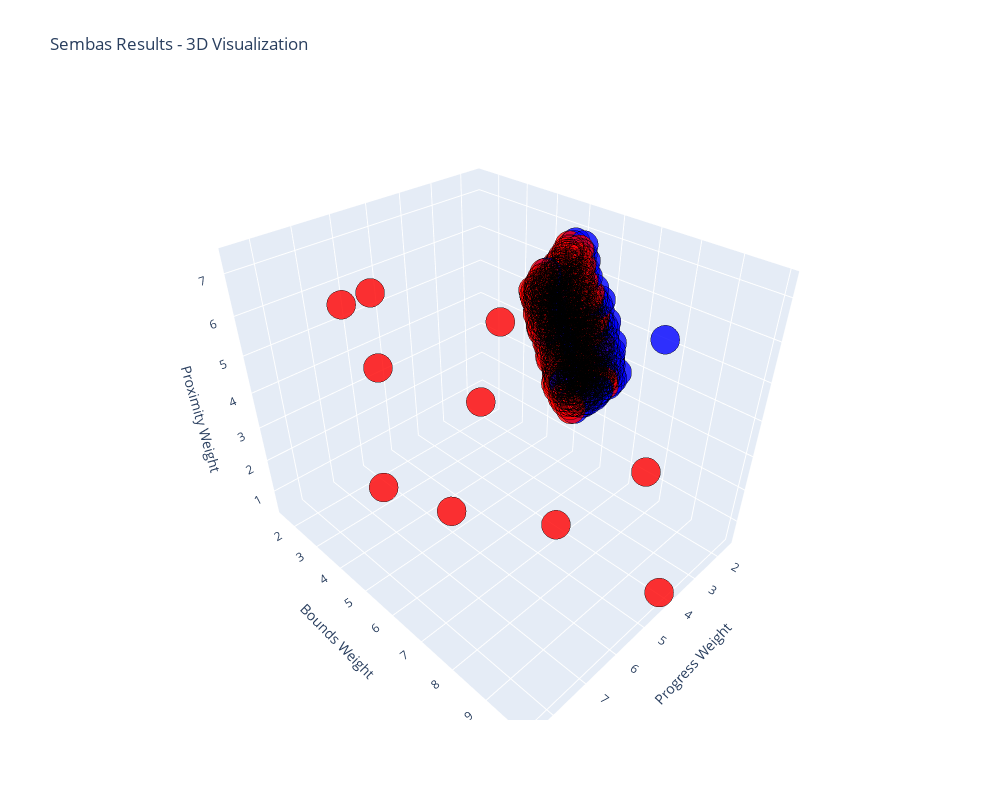
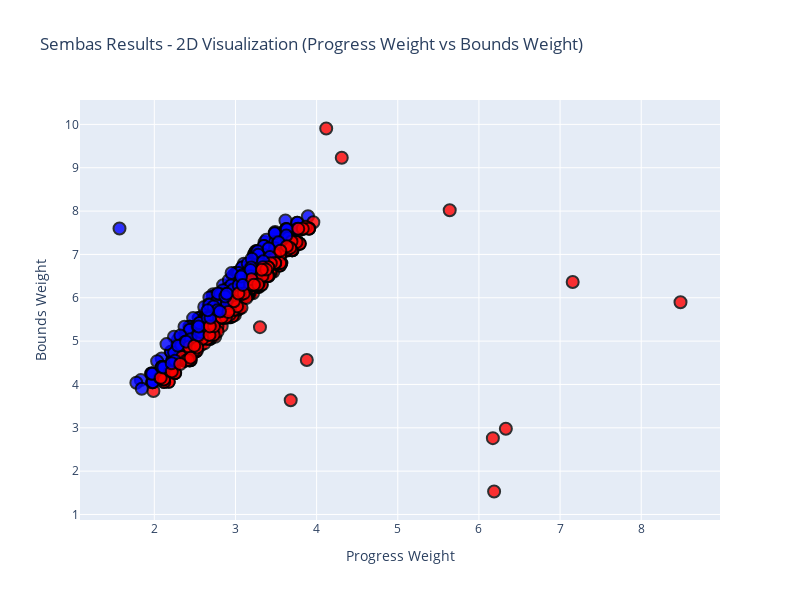
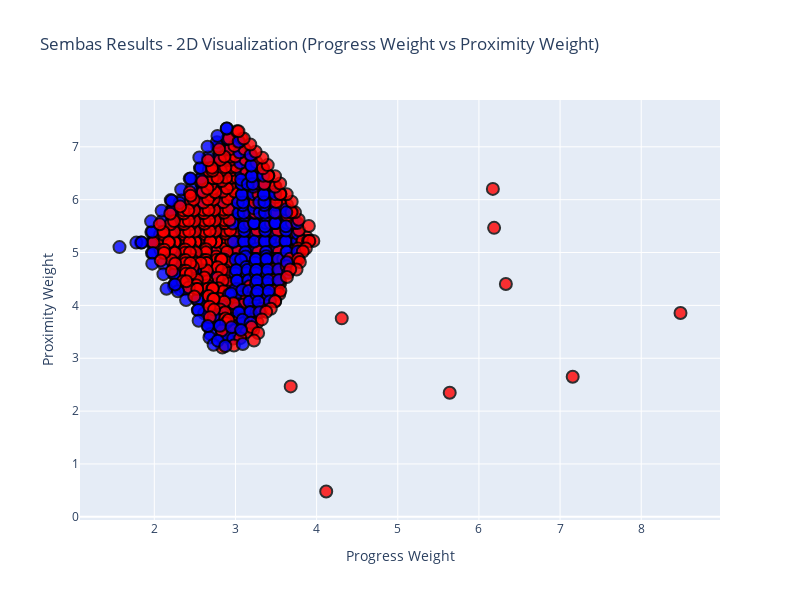
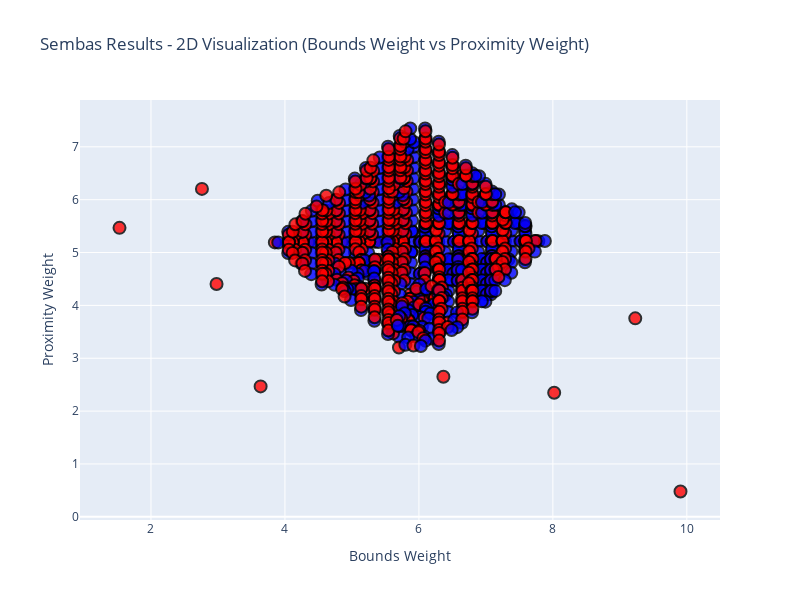

Write notebook code for charts like these, in order.
### Code cell
import json
import plotly.graph_objects as go

def plot_sembas_results(file):
    """
    Simple 3D scatter plot using Plotly - automatically loads results.json
    """
    # Load data from JSON file
    with open(file, 'r') as f:
        data = json.load(f)
    
    coords = data["requests"]
    results = data["results"]
    
    # Extract coordinates
    x = [pt[0] for pt in coords]
    y = [pt[1] for pt in coords]
    z = [pt[2] for pt in coords]
    
    # Create color mapping (0 = red/failed, 1 = blue/successful)
    colors = [1 if res else 0 for res in results]
    
    # Create 3D scatter plot
    fig = go.Figure(data=[go.Scatter3d(
        x=x,
        y=y,
        z=z,
        mode='markers',
        marker=dict(
            size=10,
            color=colors,
            colorscale=[[0, 'red'], [1, 'blue']],
            opacity=0.8,
            line=dict(width=2, color='black')
        ),
        text=[f'Point {i+1}<br>{"Successful" if res else "Failed"}<br>({x[i]:.2f}, {y[i]:.2f}, {z[i]:.2f})'
              for i, res in enumerate(results)],
        hoverinfo='text'
    )])
    
    # Update layout
    fig.update_layout(
        title='Sembas Results - 3D Visualization',
        scene=dict(
            xaxis_title='Progress Weight',
            yaxis_title='Bounds Weight',
            zaxis_title='Proximity Weight'
        ),
        width=1000,
        height=800
    )
    
    fig.show()

def plot_sembas_2d(file, dim1=0, dim2=1):
    """
    2D scatter plot using Plotly - extract 2 dimensions of your choosing
    
    Parameters:
    file: JSON file path
    dim1: First dimension index (0=Progress Weight, 1=Bounds Weight, 2=Proximity Weight)
    dim2: Second dimension index (0=Progress Weight, 1=Bounds Weight, 2=Proximity Weight)
    """
    # Load data from JSON file
    with open(file, 'r') as f:
        data = json.load(f)
    
    coords = data["requests"]
    results = data["results"]
    
    # Dimension labels
    dim_labels = ['Progress Weight', 'Bounds Weight', 'Proximity Weight']
    
    # Validate dimension indices
    if dim1 not in [0, 1, 2] or dim2 not in [0, 1, 2]:
        raise ValueError("Dimension indices must be 0, 1, or 2")
    
    if dim1 == dim2:
        raise ValueError("Dimension indices must be different")
    
    # Extract chosen dimensions
    x = [pt[dim1] for pt in coords]
    y = [pt[dim2] for pt in coords]
    
    # Create color mapping (0 = red/failed, 1 = blue/successful)
    colors = [1 if res else 0 for res in results]
    
    # Create 2D scatter plot
    fig = go.Figure(data=[go.Scatter(
        x=x,
        y=y,
        mode='markers',
        marker=dict(
            size=12,
            color=colors,
            colorscale=[[0, 'red'], [1, 'blue']],
            opacity=0.8,
            line=dict(width=2, color='black')
        ),
        text=[f'Point {i+1}<br>{"Successful" if res else "Failed"}<br>{dim_labels[dim1]}: {x[i]:.2f}<br>{dim_labels[dim2]}: {y[i]:.2f}'
              for i, res in enumerate(results)],
        hoverinfo='text'
    )])
    
    # Update layout
    fig.update_layout(
        title=f'Sembas Results - 2D Visualization ({dim_labels[dim1]} vs {dim_labels[dim2]})',
        xaxis_title=dim_labels[dim1],
        yaxis_title=dim_labels[dim2],
        width=800,
        height=600,
        showlegend=False
    )
    
    fig.show()

if __name__ == "__main__":
    # Example usage:

    file = 'scalar_tuning.json'
    plot_sembas_results(file)  # 3D plot
    
    # 2D plots - choose any two dimensions:
    plot_sembas_2d(file, dim1=0, dim2=1)  # Progress vs Bounds
    plot_sembas_2d(file, dim1=0, dim2=2)  # Progress vs Proximity
    plot_sembas_2d(file, dim1=1, dim2=2)  # Bounds vs Proximity

### Figure 1 — Plotly figure (JSON) as saved in the notebook; plotly's stock layout.template omitted (floating-point values rounded to 4 significant figures; data arrays with more than 128 entries replaced by an {"elided": "..."} marker saying what was removed)
{"data": [{"hoverinfo": "text", "marker": {"color": {"elided": "1000 int values"}, "colorscale": [[0, "red"], [1, "blue"]], "line": {"color": "black", "width": 2}, "opacity": 0.8, "size": 10}, "mode": "markers", "text": {"elided": "1000 str values"}, "type": "scatter3d", "x": {"elided": "1000 float values"}, "y": {"elided": "1000 float values"}, "z": {"elided": "1000 float values"}}], "layout": {"height": 800, "scene": {"xaxis": {"title": {"text": "Progress Weight"}}, "yaxis": {"title": {"text": "Bounds Weight"}}, "zaxis": {"title": {"text": "Proximity Weight"}}}, "title": {"text": "Sembas Results - 3D Visualization"}, "width": 1000}}

### Figure 2 — Plotly figure (JSON) as saved in the notebook; plotly's stock layout.template omitted (floating-point values rounded to 4 significant figures; data arrays with more than 128 entries replaced by an {"elided": "..."} marker saying what was removed)
{"data": [{"hoverinfo": "text", "marker": {"color": {"elided": "1000 int values"}, "colorscale": [[0, "red"], [1, "blue"]], "line": {"color": "black", "width": 2}, "opacity": 0.8, "size": 12}, "mode": "markers", "text": {"elided": "1000 str values"}, "type": "scatter", "x": {"elided": "1000 float values"}, "y": {"elided": "1000 float values"}}], "layout": {"height": 600, "showlegend": false, "title": {"text": "Sembas Results - 2D Visualization (Progress Weight vs Bounds Weight)"}, "width": 800, "xaxis": {"title": {"text": "Progress Weight"}}, "yaxis": {"title": {"text": "Bounds Weight"}}}}

### Figure 3 — Plotly figure (JSON) as saved in the notebook; plotly's stock layout.template omitted (floating-point values rounded to 4 significant figures; data arrays with more than 128 entries replaced by an {"elided": "..."} marker saying what was removed)
{"data": [{"hoverinfo": "text", "marker": {"color": {"elided": "1000 int values"}, "colorscale": [[0, "red"], [1, "blue"]], "line": {"color": "black", "width": 2}, "opacity": 0.8, "size": 12}, "mode": "markers", "text": {"elided": "1000 str values"}, "type": "scatter", "x": {"elided": "1000 float values"}, "y": {"elided": "1000 float values"}}], "layout": {"height": 600, "showlegend": false, "title": {"text": "Sembas Results - 2D Visualization (Progress Weight vs Proximity Weight)"}, "width": 800, "xaxis": {"title": {"text": "Progress Weight"}}, "yaxis": {"title": {"text": "Proximity Weight"}}}}

### Figure 4 — Plotly figure (JSON) as saved in the notebook; plotly's stock layout.template omitted (floating-point values rounded to 4 significant figures; data arrays with more than 128 entries replaced by an {"elided": "..."} marker saying what was removed)
{"data": [{"hoverinfo": "text", "marker": {"color": {"elided": "1000 int values"}, "colorscale": [[0, "red"], [1, "blue"]], "line": {"color": "black", "width": 2}, "opacity": 0.8, "size": 12}, "mode": "markers", "text": {"elided": "1000 str values"}, "type": "scatter", "x": {"elided": "1000 float values"}, "y": {"elided": "1000 float values"}}], "layout": {"height": 600, "showlegend": false, "title": {"text": "Sembas Results - 2D Visualization (Bounds Weight vs Proximity Weight)"}, "width": 800, "xaxis": {"title": {"text": "Bounds Weight"}}, "yaxis": {"title": {"text": "Proximity Weight"}}}}
